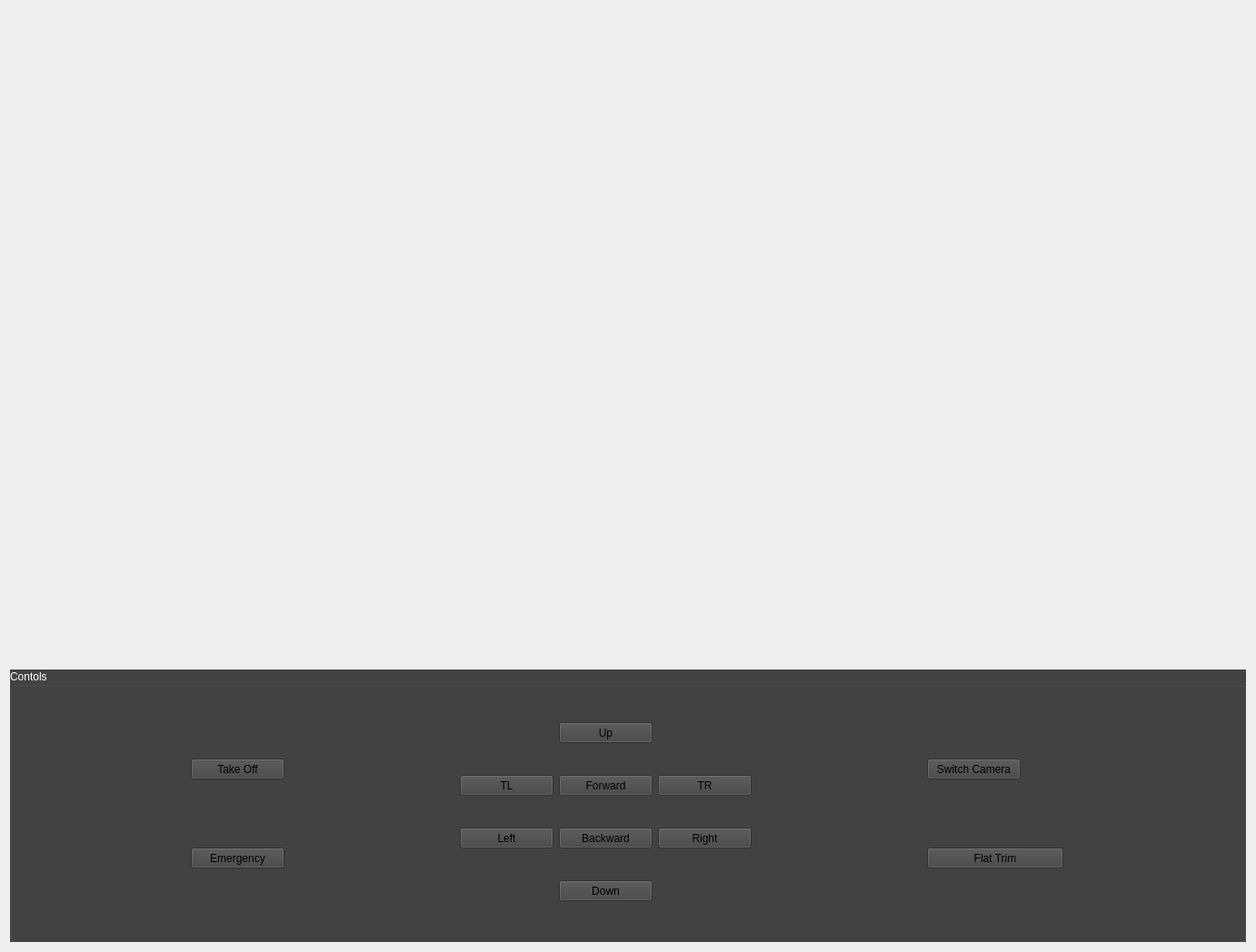
  <widget class="QWidget" name="centralWidget">
   <layout class="QVBoxLayout" name="verticalLayout">
    <item>
     <layout class="QHBoxLayout" name="horizontalLayout_3">
      <item>
       <spacer name="horizontalSpacer">
        <property name="orientation">
         <enum>Qt::Horizontal</enum>
        </property>
        <property name="sizeHint" stdset="0">
         <size>
          <width>40</width>
          <height>20</height>
         </size>
        </property>
       </spacer>
      </item>
      <item>
       <widget class="QLabel" name="videoLabel">
        <property name="minimumSize">
         <size>
          <width>1280</width>
          <height>720</height>
         </size>
        </property>
        <property name="text">
         <string/>
        </property>
       </widget>
      </item>
      <item>
       <spacer name="horizontalSpacer_2">
        <property name="orientation">
         <enum>Qt::Horizontal</enum>
        </property>
        <property name="sizeHint" stdset="0">
         <size>
          <width>40</width>
          <height>20</height>
         </size>
        </property>
       </spacer>
      </item>
     </layout>
    </item>
    <item>
     <widget class="QGroupBox" name="Commandes">
      <property name="enabled">
       <bool>true</bool>
      </property>
      <property name="minimumSize">
       <size>
        <width>0</width>
        <height>300</height>
       </size>
      </property>
      <property name="palette">
       <palette>
        <active>
         <colorrole role="WindowText">
          <brush brushstyle="SolidPattern">
           <color alpha="255">
            <red>255</red>
            <green>255</green>
            <blue>255</blue>
           </color>
          </brush>
         </colorrole>
         <colorrole role="Button">
          <brush brushstyle="SolidPattern">
           <color alpha="255">
            <red>67</red>
            <green>67</green>
            <blue>67</blue>
           </color>
          </brush>
         </colorrole>
         <colorrole role="Light">
          <brush brushstyle="SolidPattern">
           <color alpha="255">
            <red>100</red>
            <green>100</green>
            <blue>100</blue>
           </color>
          </brush>
         </colorrole>
         <colorrole role="Midlight">
          <brush brushstyle="SolidPattern">
           <color alpha="255">
            <red>83</red>
            <green>83</green>
            <blue>83</blue>
           </color>
          </brush>
         </colorrole>
         <colorrole role="Dark">
          <brush brushstyle="SolidPattern">
           <color alpha="255">
            <red>33</red>
            <green>33</green>
            <blue>33</blue>
           </color>
          </brush>
         </colorrole>
         <colorrole role="Mid">
          <brush brushstyle="SolidPattern">
           <color alpha="255">
            <red>44</red>
            <green>44</green>
            <blue>44</blue>
           </color>
          </brush>
         </colorrole>
         <colorrole role="Text">
          <brush brushstyle="SolidPattern">
           <color alpha="255">
            <red>255</red>
            <green>255</green>
            <blue>255</blue>
           </color>
          </brush>
         </colorrole>
         <colorrole role="BrightText">
          <brush brushstyle="SolidPattern">
           <color alpha="255">
            <red>255</red>
            <green>255</green>
            <blue>255</blue>
           </color>
          </brush>
         </colorrole>
         <colorrole role="ButtonText">
          <brush brushstyle="SolidPattern">
           <color alpha="255">
            <red>0</red>
            <green>0</green>
            <blue>0</blue>
           </color>
          </brush>
         </colorrole>
         <colorrole role="Base">
          <brush brushstyle="SolidPattern">
           <color alpha="255">
            <red>0</red>
            <green>0</green>
            <blue>0</blue>
           </color>
          </brush>
         </colorrole>
         <colorrole role="Window">
          <brush brushstyle="SolidPattern">
           <color alpha="255">
            <red>67</red>
            <green>67</green>
            <blue>67</blue>
           </color>
          </brush>
         </colorrole>
         <colorrole role="Shadow">
          <brush brushstyle="SolidPattern">
           <color alpha="255">
            <red>0</red>
            <green>0</green>
            <blue>0</blue>
           </color>
          </brush>
         </colorrole>
         <colorrole role="AlternateBase">
          <brush brushstyle="SolidPattern">
           <color alpha="255">
            <red>33</red>
            <green>33</green>
            <blue>33</blue>
           </color>
          </brush>
         </colorrole>
         <colorrole role="ToolTipBase">
          <brush brushstyle="SolidPattern">
           <color alpha="255">
            <red>255</red>
            <green>255</green>
            <blue>220</blue>
           </color>
          </brush>
         </colorrole>
         <colorrole role="ToolTipText">
          <brush brushstyle="SolidPattern">
           <color alpha="255">
            <red>0</red>
            <green>0</green>
            <blue>0</blue>
           </color>
          </brush>
         </colorrole>
        </active>
        <inactive>
         <colorrole role="WindowText">
          <brush brushstyle="SolidPattern">
           <color alpha="255">
            <red>255</red>
            <green>255</green>
            <blue>255</blue>
           </color>
          </brush>
         </colorrole>
         <colorrole role="Button">
          <brush brushstyle="SolidPattern">
           <color alpha="255">
            <red>67</red>
            <green>67</green>
            <blue>67</blue>
           </color>
          </brush>
         </colorrole>
         <colorrole role="Light">
          <brush brushstyle="SolidPattern">
           <color alpha="255">
            <red>100</red>
            <green>100</green>
            <blue>100</blue>
           </color>
          </brush>
         </colorrole>
         <colorrole role="Midlight">
          <brush brushstyle="SolidPattern">
           <color alpha="255">
            <red>83</red>
            <green>83</green>
            <blue>83</blue>
           </color>
          </brush>
         </colorrole>
         <colorrole role="Dark">
          <brush brushstyle="SolidPattern">
           <color alpha="255">
            <red>33</red>
            <green>33</green>
            <blue>33</blue>
           </color>
          </brush>
         </colorrole>
         <colorrole role="Mid">
          <brush brushstyle="SolidPattern">
           <color alpha="255">
            <red>44</red>
            <green>44</green>
            <blue>44</blue>
           </color>
          </brush>
         </colorrole>
         <colorrole role="Text">
          <brush brushstyle="SolidPattern">
           <color alpha="255">
            <red>255</red>
            <green>255</green>
            <blue>255</blue>
           </color>
          </brush>
         </colorrole>
         <colorrole role="BrightText">
          <brush brushstyle="SolidPattern">
           <color alpha="255">
            <red>255</red>
            <green>255</green>
            <blue>255</blue>
           </color>
          </brush>
         </colorrole>
         <colorrole role="ButtonText">
          <brush brushstyle="SolidPattern">
           <color alpha="255">
            <red>0</red>
            <green>0</green>
            <blue>0</blue>
           </color>
          </brush>
         </colorrole>
         <colorrole role="Base">
          <brush brushstyle="SolidPattern">
           <color alpha="255">
            <red>0</red>
            <green>0</green>
            <blue>0</blue>
           </color>
          </brush>
         </colorrole>
         <colorrole role="Window">
          <brush brushstyle="SolidPattern">
           <color alpha="255">
            <red>67</red>
            <green>67</green>
            <blue>67</blue>
           </color>
          </brush>
         </colorrole>
         <colorrole role="Shadow">
          <brush brushstyle="SolidPattern">
           <color alpha="255">
            <red>0</red>
            <green>0</green>
            <blue>0</blue>
           </color>
          </brush>
         </colorrole>
         <colorrole role="AlternateBase">
          <brush brushstyle="SolidPattern">
           <color alpha="255">
            <red>33</red>
            <green>33</green>
            <blue>33</blue>
           </color>
          </brush>
         </colorrole>
         <colorrole role="ToolTipBase">
          <brush brushstyle="SolidPattern">
           <color alpha="255">
            <red>255</red>
            <green>255</green>
            <blue>220</blue>
           </color>
          </brush>
         </colorrole>
         <colorrole role="ToolTipText">
          <brush brushstyle="SolidPattern">
           <color alpha="255">
            <red>0</red>
            <green>0</green>
            <blue>0</blue>
           </color>
          </brush>
         </colorrole>
        </inactive>
        <disabled>
         <colorrole role="WindowText">
          <brush brushstyle="SolidPattern">
           <color alpha="255">
            <red>33</red>
            <green>33</green>
            <blue>33</blue>
           </color>
          </brush>
         </colorrole>
         <colorrole role="Button">
          <brush brushstyle="SolidPattern">
           <color alpha="255">
            <red>67</red>
            <green>67</green>
            <blue>67</blue>
           </color>
          </brush>
         </colorrole>
         <colorrole role="Light">
          <brush brushstyle="SolidPattern">
           <color alpha="255">
            <red>100</red>
            <green>100</green>
            <blue>100</blue>
           </color>
          </brush>
         </colorrole>
         <colorrole role="Midlight">
          <brush brushstyle="SolidPattern">
           <color alpha="255">
            <red>83</red>
            <green>83</green>
            <blue>83</blue>
           </color>
          </brush>
         </colorrole>
         <colorrole role="Dark">
          <brush brushstyle="SolidPattern">
           <color alpha="255">
            <red>33</red>
            <green>33</green>
            <blue>33</blue>
           </color>
          </brush>
         </colorrole>
         <colorrole role="Mid">
          <brush brushstyle="SolidPattern">
           <color alpha="255">
            <red>44</red>
            <green>44</green>
            <blue>44</blue>
           </color>
          </brush>
         </colorrole>
         <colorrole role="Text">
          <brush brushstyle="SolidPattern">
           <color alpha="255">
            <red>33</red>
            <green>33</green>
            <blue>33</blue>
           </color>
          </brush>
         </colorrole>
         <colorrole role="BrightText">
          <brush brushstyle="SolidPattern">
           <color alpha="255">
            <red>255</red>
            <green>255</green>
            <blue>255</blue>
           </color>
          </brush>
         </colorrole>
         <colorrole role="ButtonText">
          <brush brushstyle="SolidPattern">
           <color alpha="255">
            <red>113</red>
            <green>0</green>
            <blue>0</blue>
           </color>
          </brush>
         </colorrole>
         <colorrole role="Base">
          <brush brushstyle="SolidPattern">
           <color alpha="255">
            <red>67</red>
            <green>67</green>
            <blue>67</blue>
           </color>
          </brush>
         </colorrole>
         <colorrole role="Window">
          <brush brushstyle="SolidPattern">
           <color alpha="255">
            <red>67</red>
            <green>67</green>
            <blue>67</blue>
           </color>
          </brush>
         </colorrole>
         <colorrole role="Shadow">
          <brush brushstyle="SolidPattern">
           <color alpha="255">
            <red>0</red>
            <green>0</green>
            <blue>0</blue>
           </color>
          </brush>
         </colorrole>
         <colorrole role="AlternateBase">
          <brush brushstyle="SolidPattern">
           <color alpha="255">
            <red>67</red>
            <green>67</green>
            <blue>67</blue>
           </color>
          </brush>
         </colorrole>
         <colorrole role="ToolTipBase">
          <brush brushstyle="SolidPattern">
           <color alpha="255">
            <red>255</red>
            <green>255</green>
            <blue>220</blue>
           </color>
          </brush>
         </colorrole>
         <colorrole role="ToolTipText">
          <brush brushstyle="SolidPattern">
           <color alpha="255">
            <red>0</red>
            <green>0</green>
            <blue>0</blue>
           </color>
          </brush>
         </colorrole>
        </disabled>
       </palette>
      </property>
      <property name="autoFillBackground">
       <bool>true</bool>
      </property>
      <property name="title">
       <string>Contols</string>
      </property>
      <property name="flat">
       <bool>false</bool>
      </property>
      <property name="checkable">
       <bool>false</bool>
      </property>
      <property name="checked">
       <bool>false</bool>
      </property>
      <layout class="QHBoxLayout" name="horizontalLayout">
       <item>
        <layout class="QVBoxLayout" name="verticalLayout_4">
         <item>
          <widget class="QPushButton" name="takeOffLandButton">
           <property name="minimumSize">
            <size>
             <width>103</width>
             <height>23</height>
            </size>
           </property>
           <property name="maximumSize">
            <size>
             <width>103</width>
             <height>23</height>
            </size>
           </property>
           <property name="text">
            <string>Take Off</string>
           </property>
           <property name="shortcut">
            <string>Space</string>
           </property>
          </widget>
         </item>
         <item>
          <widget class="QPushButton" name="emergencyButton">
           <property name="minimumSize">
            <size>
             <width>103</width>
             <height>23</height>
            </size>
           </property>
           <property name="maximumSize">
            <size>
             <width>103</width>
             <height>23</height>
            </size>
           </property>
           <property name="text">
            <string>Emergency</string>
           </property>
           <property name="shortcut">
            <string>Return</string>
           </property>
          </widget>
         </item>
        </layout>
       </item>
       <item>
        <layout class="QGridLayout" name="gridLayout">
         <item row="2" column="2">
          <widget class="QPushButton" name="rightButton">
           <property name="minimumSize">
            <size>
             <width>103</width>
             <height>23</height>
            </size>
           </property>
           <property name="maximumSize">
            <size>
             <width>103</width>
             <height>23</height>
            </size>
           </property>
           <property name="text">
            <string>Right</string>
           </property>
           <property name="autoRepeat">
            <bool>true</bool>
           </property>
           <property name="autoRepeatDelay">
            <number>30</number>
           </property>
           <property name="autoRepeatInterval">
            <number>30</number>
           </property>
          </widget>
         </item>
         <item row="1" column="0">
          <widget class="QPushButton" name="turnLeftButton">
           <property name="minimumSize">
            <size>
             <width>103</width>
             <height>23</height>
            </size>
           </property>
           <property name="maximumSize">
            <size>
             <width>103</width>
             <height>23</height>
            </size>
           </property>
           <property name="text">
            <string>TL</string>
           </property>
           <property name="autoRepeat">
            <bool>true</bool>
           </property>
           <property name="autoRepeatDelay">
            <number>30</number>
           </property>
           <property name="autoRepeatInterval">
            <number>30</number>
           </property>
          </widget>
         </item>
         <item row="3" column="1">
          <widget class="QPushButton" name="downButton">
           <property name="minimumSize">
            <size>
             <width>103</width>
             <height>23</height>
            </size>
           </property>
           <property name="maximumSize">
            <size>
             <width>103</width>
             <height>23</height>
            </size>
           </property>
           <property name="text">
            <string>Down</string>
           </property>
           <property name="autoRepeat">
            <bool>true</bool>
           </property>
           <property name="autoRepeatDelay">
            <number>30</number>
           </property>
           <property name="autoRepeatInterval">
            <number>30</number>
           </property>
          </widget>
         </item>
         <item row="0" column="1">
          <widget class="QPushButton" name="upButton">
           <property name="minimumSize">
            <size>
             <width>103</width>
             <height>23</height>
            </size>
           </property>
           <property name="maximumSize">
            <size>
             <width>103</width>
             <height>23</height>
            </size>
           </property>
           <property name="text">
            <string>Up</string>
           </property>
           <property name="autoRepeat">
            <bool>true</bool>
           </property>
           <property name="autoRepeatDelay">
            <number>30</number>
           </property>
           <property name="autoRepeatInterval">
            <number>30</number>
           </property>
          </widget>
         </item>
         <item row="1" column="1">
          <widget class="QPushButton" name="forwardButton">
           <property name="minimumSize">
            <size>
             <width>103</width>
             <height>23</height>
            </size>
           </property>
           <property name="maximumSize">
            <size>
             <width>103</width>
             <height>23</height>
            </size>
           </property>
           <property name="text">
            <string>Forward</string>
           </property>
           <property name="autoRepeat">
            <bool>true</bool>
           </property>
           <property name="autoRepeatDelay">
            <number>30</number>
           </property>
           <property name="autoRepeatInterval">
            <number>30</number>
           </property>
          </widget>
         </item>
         <item row="2" column="1">
          <widget class="QPushButton" name="backwardButton">
           <property name="minimumSize">
            <size>
             <width>103</width>
             <height>23</height>
            </size>
           </property>
           <property name="maximumSize">
            <size>
             <width>103</width>
             <height>23</height>
            </size>
           </property>
           <property name="text">
            <string>Backward</string>
           </property>
           <property name="autoRepeat">
            <bool>true</bool>
           </property>
           <property name="autoRepeatDelay">
            <number>30</number>
           </property>
           <property name="autoRepeatInterval">
            <number>30</number>
           </property>
          </widget>
         </item>
         <item row="2" column="0">
          <widget class="QPushButton" name="leftButton">
           <property name="minimumSize">
            <size>
             <width>103</width>
             <height>23</height>
            </size>
           </property>
           <property name="maximumSize">
            <size>
             <width>103</width>
             <height>23</height>
            </size>
           </property>
           <property name="text">
            <string>Left</string>
           </property>
           <property name="autoRepeat">
            <bool>true</bool>
           </property>
           <property name="autoRepeatDelay">
            <number>30</number>
           </property>
           <property name="autoRepeatInterval">
            <number>30</number>
           </property>
          </widget>
         </item>
         <item row="1" column="2">
          <widget class="QPushButton" name="turnRightButton">
           <property name="minimumSize">
            <size>
             <width>103</width>
             <height>23</height>
            </size>
           </property>
           <property name="maximumSize">
            <size>
             <width>103</width>
             <height>23</height>
            </size>
           </property>
           <property name="text">
            <string>TR</string>
           </property>
           <property name="autoRepeat">
            <bool>true</bool>
           </property>
           <property name="autoRepeatDelay">
            <number>30</number>
           </property>
           <property name="autoRepeatInterval">
            <number>30</number>
           </property>
          </widget>
         </item>
        </layout>
       </item>
       <item>
        <layout class="QVBoxLayout" name="verticalLayout_10">
         <item>
          <widget class="QPushButton" name="switchCameraButton">
           <property name="minimumSize">
            <size>
             <width>103</width>
             <height>23</height>
            </size>
           </property>
           <property name="maximumSize">
            <size>
             <width>103</width>
             <height>23</height>
            </size>
           </property>
           <property name="text">
            <string>Switch Camera</string>
           </property>
          </widget>
         </item>
         <item>
          <widget class="QPushButton" name="calibButton">
           <property name="minimumSize">
            <size>
             <width>103</width>
             <height>23</height>
            </size>
           </property>
           <property name="maximumSize">
            <size>
             <width>150</width>
             <height>23</height>
            </size>
           </property>
           <property name="text">
            <string>Flat Trim</string>
           </property>
           <property name="autoRepeat">
            <bool>false</bool>
           </property>
          </widget>
         </item>
        </layout>
       </item>
      </layout>
     </widget>
    </item>
   </layout>
  </widget>
